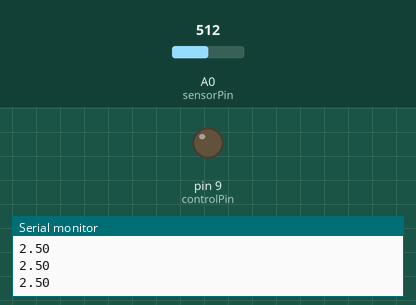
Recording of a sketch running on a simulated Arduino Uno, built with avr-gcc and run on an emulated ATmega328P. On the bench: output pins drawn as LEDs (lit = HIGH), the last lines printed to the serial monitor. The inputs (shaded band) are chosen by the test bench; at power-on: A0 (sensorPin) = 512.

Above: at 1.3 s.
1.4 s: A0 (sensorPin) set to 402
4.4 s: A0 (sensorPin) set to 375
At 4.9 s:
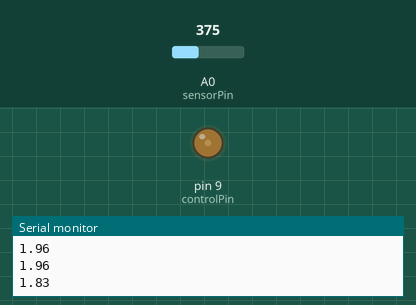
6.0 s: A0 (sensorPin) set to 348
9.0 s: A0 (sensorPin) set to 320
At 9.8 s:
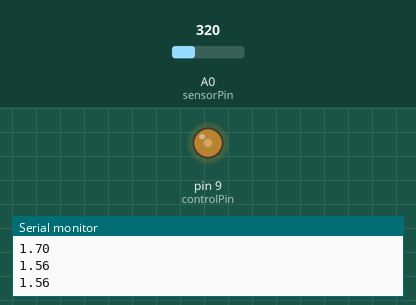
10.5 s: A0 (sensorPin) set to 290
At 13.4 s:
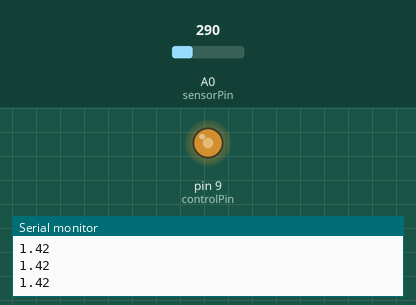
13.5 s: A0 (sensorPin) set to 511
At 14.6 s:
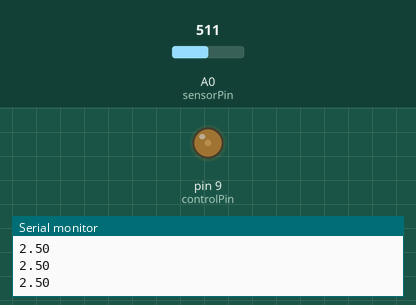
Timing chart, 0 to 16.0 s (numbered marks = the images above; inputs shaded):
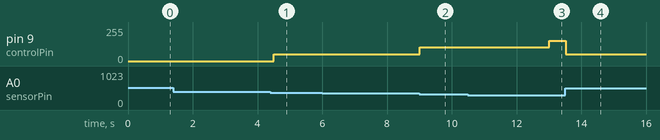

Measured:
- the behaviour switches between 384 and 383 on A0 (sensorPin) (found by bisection; images 0 and 1)
- the behaviour switches between 334 and 333 on A0 (sensorPin) (found by bisection; images 1 and 2)
- the behaviour switches between 305 and 304 on A0 (sensorPin) (found by bisection; images 2 and 3)
- after the input at 4.4 s, pin 9 (controlPin): 0/255 → 51/255 after 0.11 s instead of 1.1 s
- after the input at 9.0 s, pin 9 (controlPin): 51/255 → 102/255 after 0.01 s instead of 1.0 s
- after the input at 10.5 s, pin 9 (controlPin): 102/255 → 153/255 after 2.5 s
- after the input at 13.5 s, pin 9 (controlPin): 153/255 → 51/255 at once

The sketch:

PID_circuito_RLC.ino
```cpp
// Definição dos pinos
const int sensorPin = A0; // Pino analógico para leitura da tensão no capacitor
const int controlPin = 9; // Pino PWM para controle da tensão de entrada

// Parâmetros do PID
float Kp = 1.0; // Ganho proporcional
float Ki = 0.1; // Ganho integral
float Kd = 0.01; // Ganho derivativo

float referencia = 2.5; // Tensão de referência desejada no capacitor

// Variáveis para o PID
float erro_anterior = 0;
float integral = 0;

void setup() {
  Serial.begin(9600);
  pinMode(controlPin, OUTPUT);
}

void loop() {
  // Leitura da tensão no capacitor
  float y = analogRead(sensorPin) * (5.0 / 1023.0);

  // Cálculo do erro
  float erro = referencia - y;

  // Cálculo da integral
  integral += erro;

  // Cálculo da derivada
  float derivada = erro - erro_anterior;

  // Cálculo da saída do controlador PID
  float u = Kp * erro + Ki * integral + Kd * derivada;

  // Atualização do erro anterior
  erro_anterior = erro;

  // Ajuste da saída PWM
  int pwm = map(u, 0, 5, 0, 255);
  pwm = constrain(pwm, 0, 255);

  // Aplicação da saída
  analogWrite(controlPin, pwm);

  // Plotagem dos dados
  //Serial.print("Tensão no capacitor: ");
  Serial.println(y);
  //Serial.print(", Saída PWM: ");
  //Serial.println(pwm);

  delay(500); // Ajuste conforme necessário para a frequência de controle
}
```
